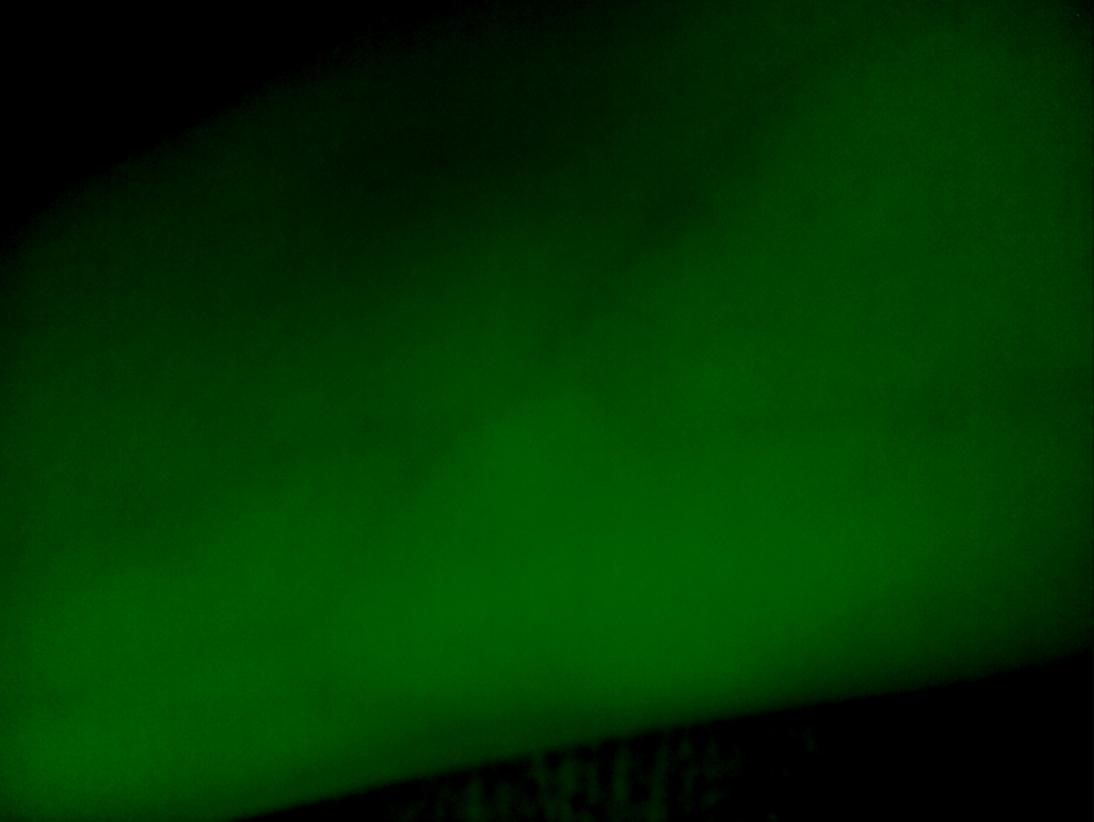
#> input picture ImageAnalysis/veinImage_963.png, 3280 x 2464 px (shown at 1/3 size)
$ python imageAnalysis_v1.py
#> lines starting #> are read from the running program, lines starting #| are printed output that depends on the picture; after the words box and inside, x2 and y2 are one past the last pixel; in counts of white or black regions, pixels touching at a corner belong together
import os
import numpy as np
import cv2
from matplotlib import pyplot as plt
import pandas as pd
from scipy import zeros, signal, random
from time import sleep
from PIL import Image
# read image into cv2 format
img = cv2.imread('veinImage_963.png')
#> img is the input picture: shape (2464, 3280, 3); mean B, G, R 0, 51.3, 0

# set pixel boundaries to preserve with mask
# basically removes black borders
# list used r g b indexing
lower = np.array([0, 20, 0])
upper = np.array([255, 255, 255])
# blur with kernel as stretched rect in x direction
blur = cv2.blur(img, (21, 21),0)
# create mask
mask = cv2.inRange(blur, lower, upper)
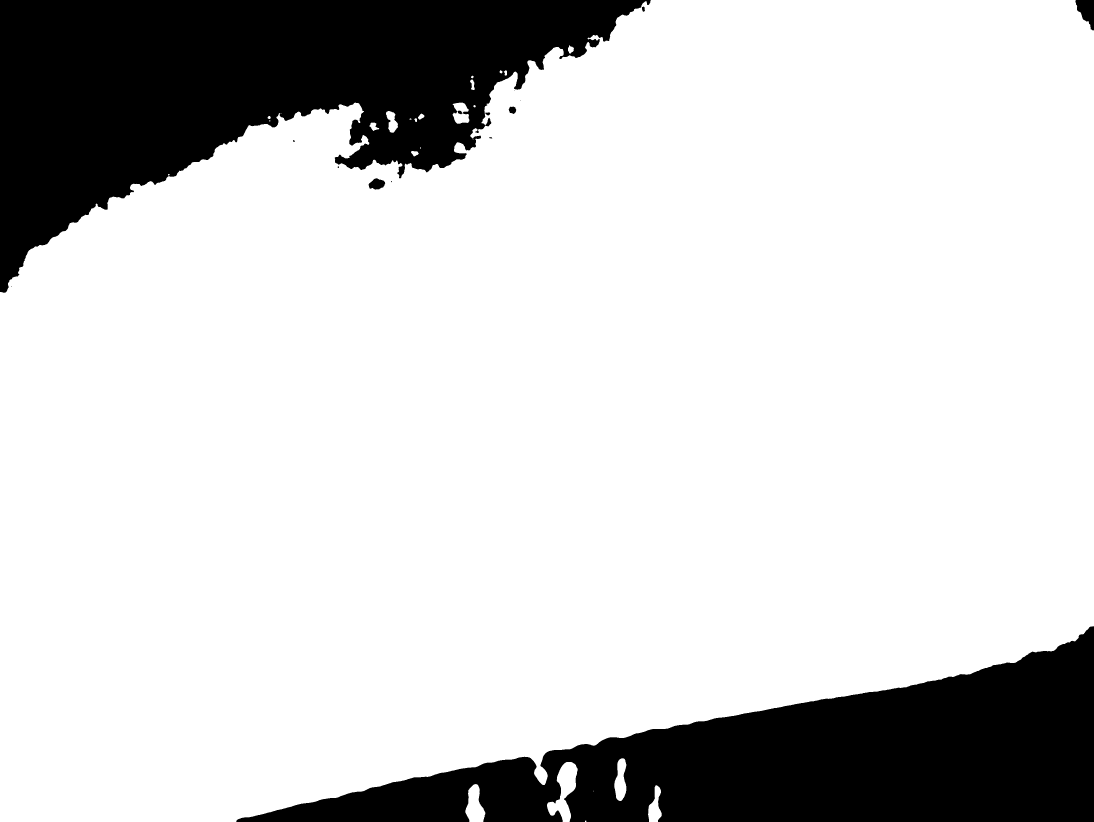
#> mask: shape (2464, 3280) (shown at 1/3 size); 81.4% white; 15 black regions (5 under 20 px), largest, box (x1, y1, x2, y2) and area: (0, 0, 1952, 878) 817732, (709, 1879, 3280, 2464) 684544, (3226, 0, 3280, 91) 2980

# convert img to grayscale
gray = cv2.cvtColor(img,cv2.COLOR_BGR2GRAY)
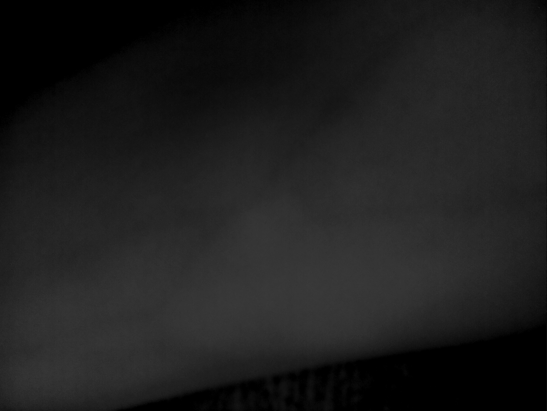
#> gray: shape (2464, 3280) (shown at 1/6 size); min 0, max 59, mean 30.1
# another blur for funsies
gray_blurred = cv2.blur(gray,(15,15),0)
# threshold the gray image. Veins will be white(foreground)
thresh = cv2.adaptiveThreshold(gray_blurred, 255, cv2.ADAPTIVE_THRESH_GAUSSIAN_C, cv2.THRESH_BINARY_INV, 451, 1.1)
#> thresh: shape (2464, 3280); 24.2% white; 2844 white regions (1044 under 20 px), largest, box (x1, y1, x2, y2) and area: (0, 1878, 3280, 2464) 388380, (0, 0, 1487, 803) 177242, (1560, 177, 2407, 1137) 116514
# use the mask we created earlier to get rid of borders
masked_thresh = cv2.bitwise_or(thresh, thresh, mask=mask)
#> masked_thresh: shape (2464, 3280); 16.7% white; 2734 white regions (1003 under 20 px), largest, box (x1, y1, x2, y2) and area: (1560, 177, 2407, 1137) 116514, (103, 1311, 1024, 1740) 80797, (1009, 1190, 1460, 1740) 65344
# create a kernel for opening algorithm
kernel = np.ones((5,5),np.uint8)
# opening the white and closing the backgroung arm
opening = cv2.morphologyEx(masked_thresh, cv2.MORPH_OPEN, kernel, iterations = 3)
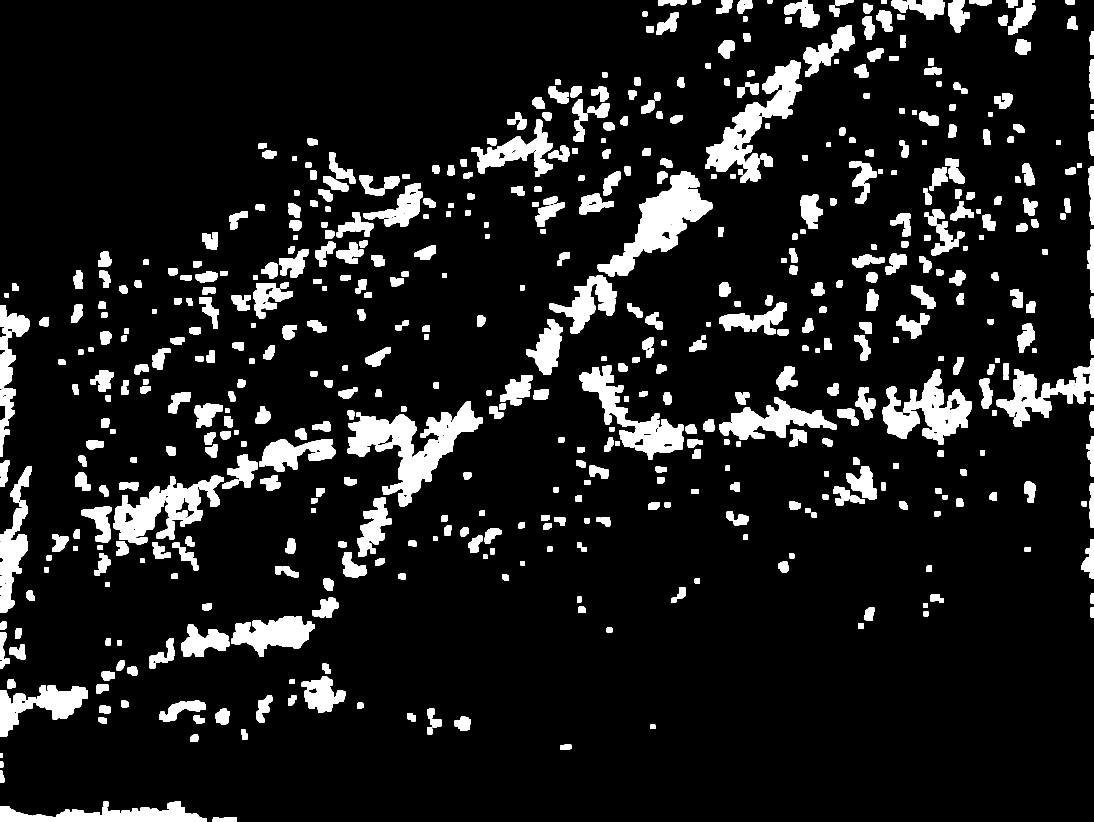
#> opening: shape (2464, 3280) (shown at 1/3 size); 10.8% white; 578 white regions

# find contours of all remaining white areas
contours, hierarchy = cv2.findContours(opening,cv2.RETR_EXTERNAL,cv2.CHAIN_APPROX_NONE)
#> contours = 578 contours; largest, box (x1, y1, x2, y2) and area: (1043, 1205, 1447, 1519) 43090, (1793, 513, 2137, 829) 36412, (2116, 182, 2406, 548) 31458, (341, 1427, 672, 1633) 30030, (1737, 1097, 2052, 1379) 24648

imgOut = img
# only show really big contours, none of that puny sh*t
for contour in contours:
	if cv2.contourArea(contour) > 10000:
		cv2.drawContours(imgOut, contour, -1, (255, 0, 0), 3)
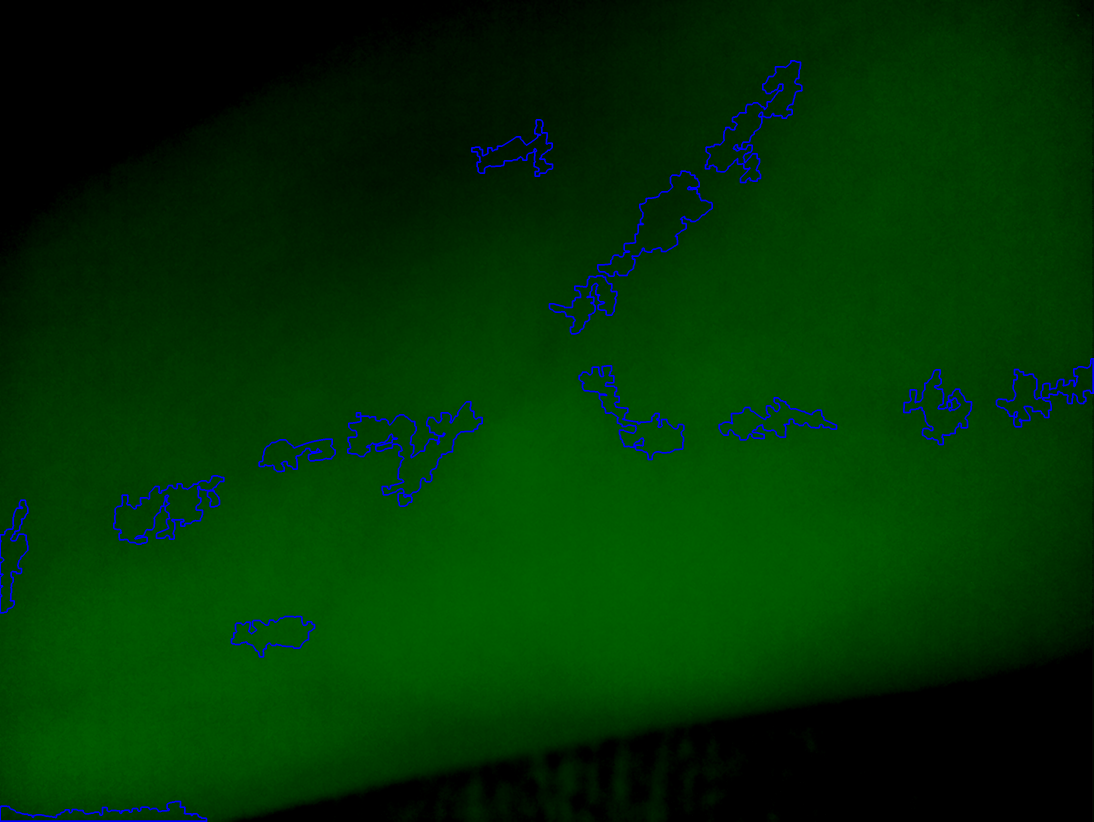
#> imgOut: shape (2464, 3280, 3) (shown at 1/3 size); mean B, G, R 2.8, 50.6, 0

# plot results
# original image
plt.subplot(2,2,1)
plt.title('Original'), plt.xticks([]), plt.yticks([])
plt.imshow(img, cmap = 'gray', interpolation = 'bicubic')
# thresholded image
plt.subplot(2,2,2)
plt.title('Thresholded'), plt.xticks([]), plt.yticks([])
plt.imshow(masked_thresh, cmap = 'gray', interpolation = 'bicubic')
# thresholded image after opening algorithm
plt.subplot(2,2,3)
plt.title('Thresh + Opened'), plt.xticks([]), plt.yticks([])
plt.xticks([]), plt.yticks([])
plt.imshow(opening, cmap = 'gray', interpolation = 'bicubic')

plt.subplot(2,2,3)
plt.title('Thresh + Opened+ Opened'), plt.xticks([]), plt.yticks([])
plt.xticks([]), plt.yticks([])
plt.imshow(masked_thresh, cmap = 'gray', interpolation = 'bicubic')

# plt.imshow(laplacian, cmap = 'gray', interpolation = 'bicubic')

# to hide tick values on X and Y axis
# plt.xticks([]), plt.yticks([])

plt.show()

$ run again, with ImageAnalysis/veinImage_2.png copied over ImageAnalysis/veinImage_963.png
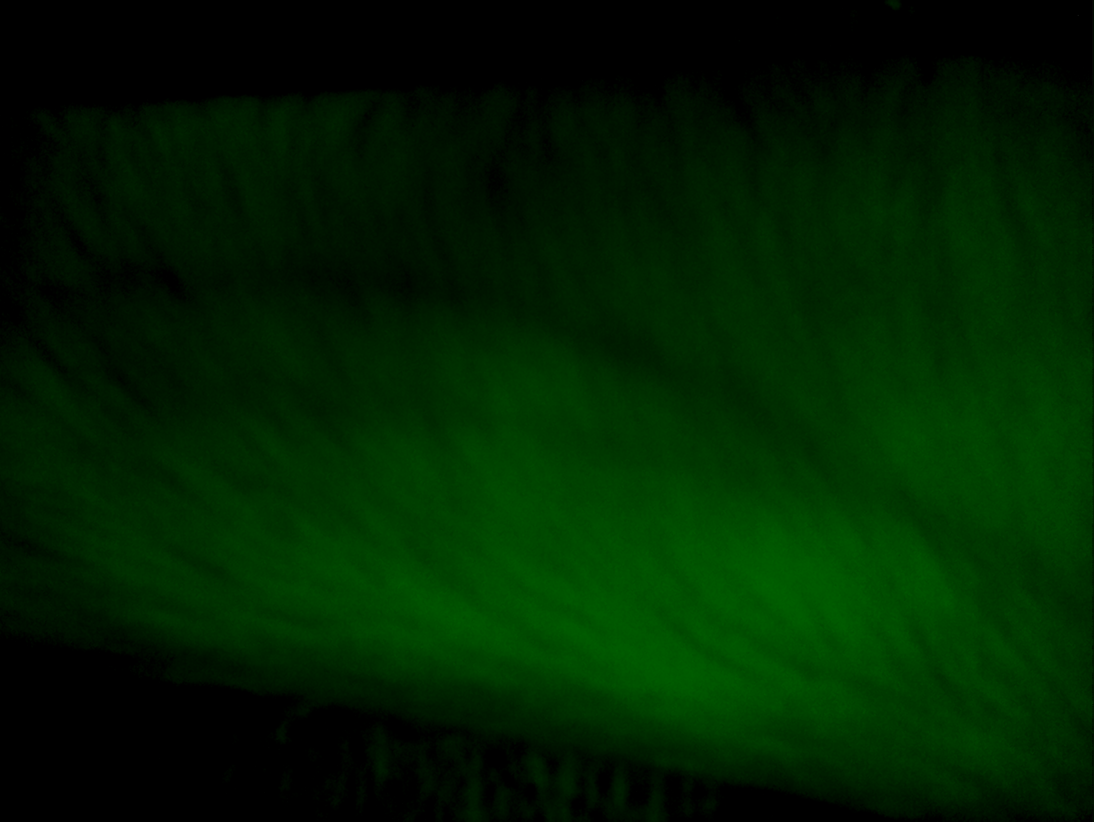
#> input picture ImageAnalysis/veinImage_2.png, 3280 x 2464 px (shown at 1/3 size)
#> img is the input picture: shape (2464, 3280, 3); mean B, G, R 0, 33.4, 0
#> `mask = cv2.inRange(blur, lower, upper)`:
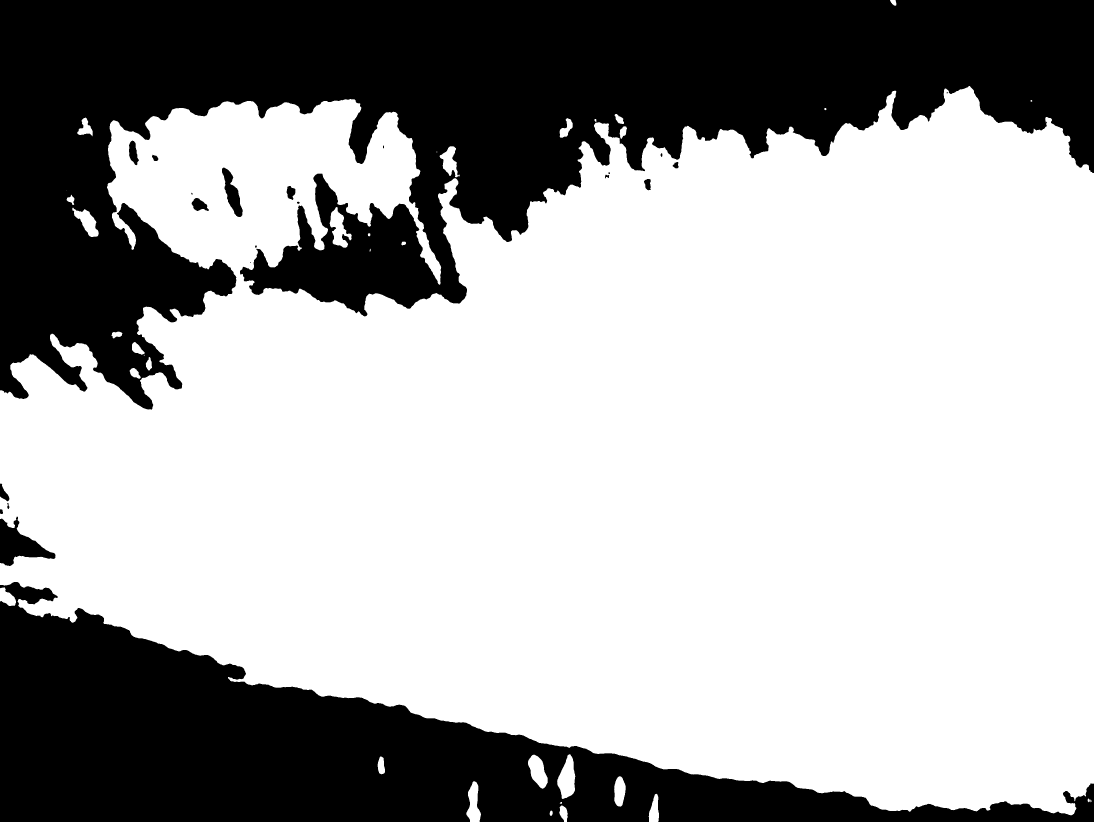
#> mask: shape (2464, 3280) (shown at 1/3 size); 66.2% white; 22 black regions (3 under 20 px), largest, box (x1, y1, x2, y2) and area: (0, 0, 3280, 1229) 1830645, (0, 1746, 3280, 2464) 878328, (0, 1550, 167, 1698) 11272
#> thresh: shape (2464, 3280); 33.6% white; 1409 white regions (608 under 20 px), largest, box (x1, y1, x2, y2) and area: (0, 0, 3280, 1201) 566991, (0, 1833, 3280, 2464) 470790, (719, 430, 3280, 2099) 418460
#> masked_thresh: shape (2464, 3280); 18.4% white; 1498 white regions (739 under 20 px), largest, box (x1, y1, x2, y2) and area: (1179, 501, 3280, 2099) 326118, (1920, 1563, 3038, 2197) 88752, (2651, 413, 2944, 1202) 74154
#> opening: shape (2464, 3280); 15% white; 313 white regions
#> contours = 313 contours; largest, box (x1, y1, x2, y2) and area: (2110, 918, 3038, 1927) 134289, (1509, 758, 2143, 1281) 76450, (2659, 417, 2943, 1200) 68426, (1940, 1566, 2788, 2144) 47894, (1120, 1104, 1489, 1553) 42845
#> after the loop `for contour in contours:`:
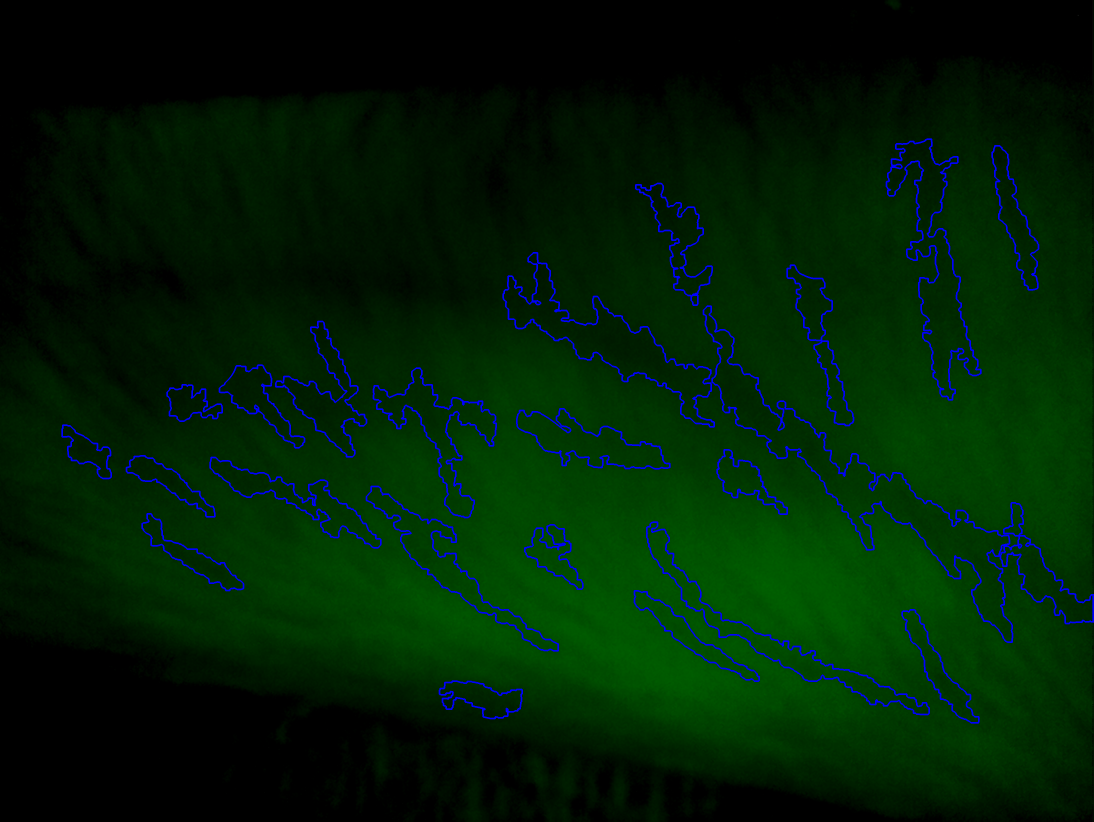
#> imgOut: shape (2464, 3280, 3) (shown at 1/3 size); mean B, G, R 5.5, 32.3, 0
